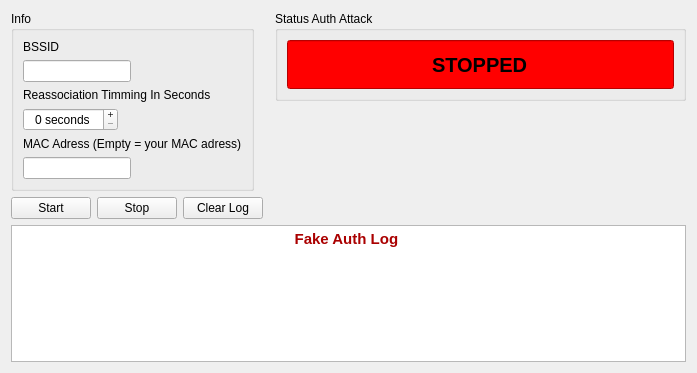
<?xml version="1.0" encoding="UTF-8"?>
<ui version="4.0">
 <class>aireplayAuth</class>
 <widget class="QWidget" name="aireplayAuth">
  <property name="geometry">
   <rect>
    <x>0</x>
    <y>0</y>
    <width>697</width>
    <height>373</height>
   </rect>
  </property>
  <property name="windowTitle">
   <string>Form</string>
  </property>
  <layout class="QGridLayout" name="gridLayout_2">
   <item row="0" column="0" rowspan="4" colspan="4">
    <widget class="QGroupBox" name="groupBox">
     <property name="sizePolicy">
      <sizepolicy hsizetype="Maximum" vsizetype="Maximum">
       <horstretch>0</horstretch>
       <verstretch>0</verstretch>
      </sizepolicy>
     </property>
     <property name="title">
      <string>Info</string>
     </property>
     <layout class="QGridLayout" name="gridLayout">
      <item row="0" column="0">
       <widget class="QLabel" name="label">
        <property name="text">
         <string>BSSID</string>
        </property>
       </widget>
      </item>
      <item row="1" column="0">
       <widget class="QLineEdit" name="lineEditBSSID">
        <property name="sizePolicy">
         <sizepolicy hsizetype="Maximum" vsizetype="Fixed">
          <horstretch>0</horstretch>
          <verstretch>0</verstretch>
         </sizepolicy>
        </property>
        <property name="focusPolicy">
         <enum>Qt::NoFocus</enum>
        </property>
        <property name="alignment">
         <set>Qt::AlignCenter</set>
        </property>
       </widget>
      </item>
      <item row="2" column="0">
       <widget class="QLabel" name="label_2">
        <property name="text">
         <string>Reassociation Timming In Seconds</string>
        </property>
       </widget>
      </item>
      <item row="3" column="0">
       <widget class="QSpinBox" name="spinBoxCount">
        <property name="sizePolicy">
         <sizepolicy hsizetype="Maximum" vsizetype="Fixed">
          <horstretch>0</horstretch>
          <verstretch>0</verstretch>
         </sizepolicy>
        </property>
        <property name="focusPolicy">
         <enum>Qt::NoFocus</enum>
        </property>
        <property name="alignment">
         <set>Qt::AlignCenter</set>
        </property>
        <property name="buttonSymbols">
         <enum>QAbstractSpinBox::PlusMinus</enum>
        </property>
        <property name="suffix">
         <string> seconds</string>
        </property>
        <property name="maximum">
         <number>600</number>
        </property>
       </widget>
      </item>
      <item row="4" column="0">
       <widget class="QLabel" name="label_3">
        <property name="text">
         <string>MAC Adress (Empty = your MAC adress)</string>
        </property>
       </widget>
      </item>
      <item row="5" column="0">
       <widget class="QLineEdit" name="lineEditMAC">
        <property name="sizePolicy">
         <sizepolicy hsizetype="Maximum" vsizetype="Fixed">
          <horstretch>0</horstretch>
          <verstretch>0</verstretch>
         </sizepolicy>
        </property>
        <property name="focusPolicy">
         <enum>Qt::NoFocus</enum>
        </property>
        <property name="alignment">
         <set>Qt::AlignCenter</set>
        </property>
       </widget>
      </item>
     </layout>
    </widget>
   </item>
   <item row="5" column="0" colspan="5">
    <widget class="QTextEdit" name="textEdit">
     <property name="readOnly">
      <bool>true</bool>
     </property>
     <property name="html">
      <string>&lt;!DOCTYPE HTML PUBLIC &quot;-//W3C//DTD HTML 4.0//EN&quot; &quot;http://www.w3.org/TR/REC-html40/strict.dtd&quot;&gt;
&lt;html&gt;&lt;head&gt;&lt;meta name=&quot;qrichtext&quot; content=&quot;1&quot; /&gt;&lt;style type=&quot;text/css&quot;&gt;
p, li { white-space: pre-wrap; }
&lt;/style&gt;&lt;/head&gt;&lt;body style=&quot; font-family:'Sans Serif'; font-size:9pt; font-weight:400; font-style:normal;&quot;&gt;
&lt;table border=&quot;0&quot; style=&quot;-qt-table-type: root; margin-top:4px; margin-bottom:4px; margin-left:4px; margin-right:4px;&quot;&gt;
&lt;tr&gt;
&lt;td style=&quot;border: none;&quot;&gt;
&lt;p align=&quot;center&quot; style=&quot; margin-top:0px; margin-bottom:0px; margin-left:0px; margin-right:0px; -qt-block-indent:0; text-indent:0px;&quot;&gt;&lt;span style=&quot; font-family:'Ubuntu'; font-size:11pt; font-weight:600; color:#aa0000;&quot;&gt;Fake Auth Log &lt;/span&gt;&lt;/p&gt;
&lt;p align=&quot;center&quot; style=&quot;-qt-paragraph-type:empty; margin-top:0px; margin-bottom:0px; margin-left:0px; margin-right:0px; -qt-block-indent:0; text-indent:0px; font-family:'Ubuntu'; font-size:11pt; font-weight:600; color:#aa0000;&quot;&gt;&lt;/p&gt;&lt;/td&gt;&lt;/tr&gt;&lt;/table&gt;&lt;/body&gt;&lt;/html&gt;</string>
     </property>
     <property name="textInteractionFlags">
      <set>Qt::TextBrowserInteraction</set>
     </property>
    </widget>
   </item>
   <item row="4" column="3" colspan="2">
    <spacer name="horizontalSpacer_2">
     <property name="orientation">
      <enum>Qt::Horizontal</enum>
     </property>
     <property name="sizeHint" stdset="0">
      <size>
       <width>40</width>
       <height>20</height>
      </size>
     </property>
    </spacer>
   </item>
   <item row="4" column="0">
    <widget class="QPushButton" name="pushButtonStart">
     <property name="sizePolicy">
      <sizepolicy hsizetype="Maximum" vsizetype="Maximum">
       <horstretch>0</horstretch>
       <verstretch>0</verstretch>
      </sizepolicy>
     </property>
     <property name="text">
      <string>Start</string>
     </property>
     <property name="icon">
      <iconset resource="../icons.qrc">
       <normaloff>:/icons/icons/clean.png</normaloff>:/icons/icons/clean.png</iconset>
     </property>
    </widget>
   </item>
   <item row="4" column="1">
    <widget class="QPushButton" name="pushButtonStop">
     <property name="sizePolicy">
      <sizepolicy hsizetype="Maximum" vsizetype="Maximum">
       <horstretch>0</horstretch>
       <verstretch>0</verstretch>
      </sizepolicy>
     </property>
     <property name="text">
      <string>Stop</string>
     </property>
     <property name="icon">
      <iconset resource="../icons.qrc">
       <normaloff>:/icons/icons/cnrdelete-all.png</normaloff>:/icons/icons/cnrdelete-all.png</iconset>
     </property>
    </widget>
   </item>
   <item row="4" column="2">
    <widget class="QPushButton" name="pushButtonLog">
     <property name="sizePolicy">
      <sizepolicy hsizetype="Maximum" vsizetype="Maximum">
       <horstretch>0</horstretch>
       <verstretch>0</verstretch>
      </sizepolicy>
     </property>
     <property name="text">
      <string>Clear Log</string>
     </property>
     <property name="icon">
      <iconset resource="../icons.qrc">
       <normaloff>:/icons/icons/CleanUp.png</normaloff>:/icons/icons/CleanUp.png</iconset>
     </property>
    </widget>
   </item>
   <item row="0" column="4" rowspan="2">
    <widget class="QGroupBox" name="groupBox_2">
     <property name="sizePolicy">
      <sizepolicy hsizetype="Minimum" vsizetype="Minimum">
       <horstretch>0</horstretch>
       <verstretch>0</verstretch>
      </sizepolicy>
     </property>
     <property name="title">
      <string>Status Auth Attack</string>
     </property>
     <layout class="QGridLayout" name="gridLayout_3">
      <item row="0" column="0">
       <widget class="QLineEdit" name="lineEditStatus">
        <property name="sizePolicy">
         <sizepolicy hsizetype="Expanding" vsizetype="Minimum">
          <horstretch>0</horstretch>
          <verstretch>0</verstretch>
         </sizepolicy>
        </property>
        <property name="font">
         <font>
          <pointsize>15</pointsize>
          <weight>75</weight>
          <bold>true</bold>
         </font>
        </property>
        <property name="styleSheet">
         <string notr="true">background-color: rgb(255, 0, 0);</string>
        </property>
        <property name="text">
         <string>STOPPED</string>
        </property>
        <property name="alignment">
         <set>Qt::AlignCenter</set>
        </property>
        <property name="readOnly">
         <bool>true</bool>
        </property>
       </widget>
      </item>
     </layout>
    </widget>
   </item>
   <item row="3" column="4">
    <spacer name="verticalSpacer_2">
     <property name="orientation">
      <enum>Qt::Vertical</enum>
     </property>
     <property name="sizeType">
      <enum>QSizePolicy::Maximum</enum>
     </property>
     <property name="sizeHint" stdset="0">
      <size>
       <width>20</width>
       <height>40</height>
      </size>
     </property>
    </spacer>
   </item>
   <item row="2" column="4">
    <spacer name="verticalSpacer">
     <property name="orientation">
      <enum>Qt::Vertical</enum>
     </property>
     <property name="sizeType">
      <enum>QSizePolicy::Maximum</enum>
     </property>
     <property name="sizeHint" stdset="0">
      <size>
       <width>20</width>
       <height>40</height>
      </size>
     </property>
    </spacer>
   </item>
  </layout>
 </widget>
 <resources>
  <include location="../icons.qrc"/>
 </resources>
 <connections/>
</ui>
